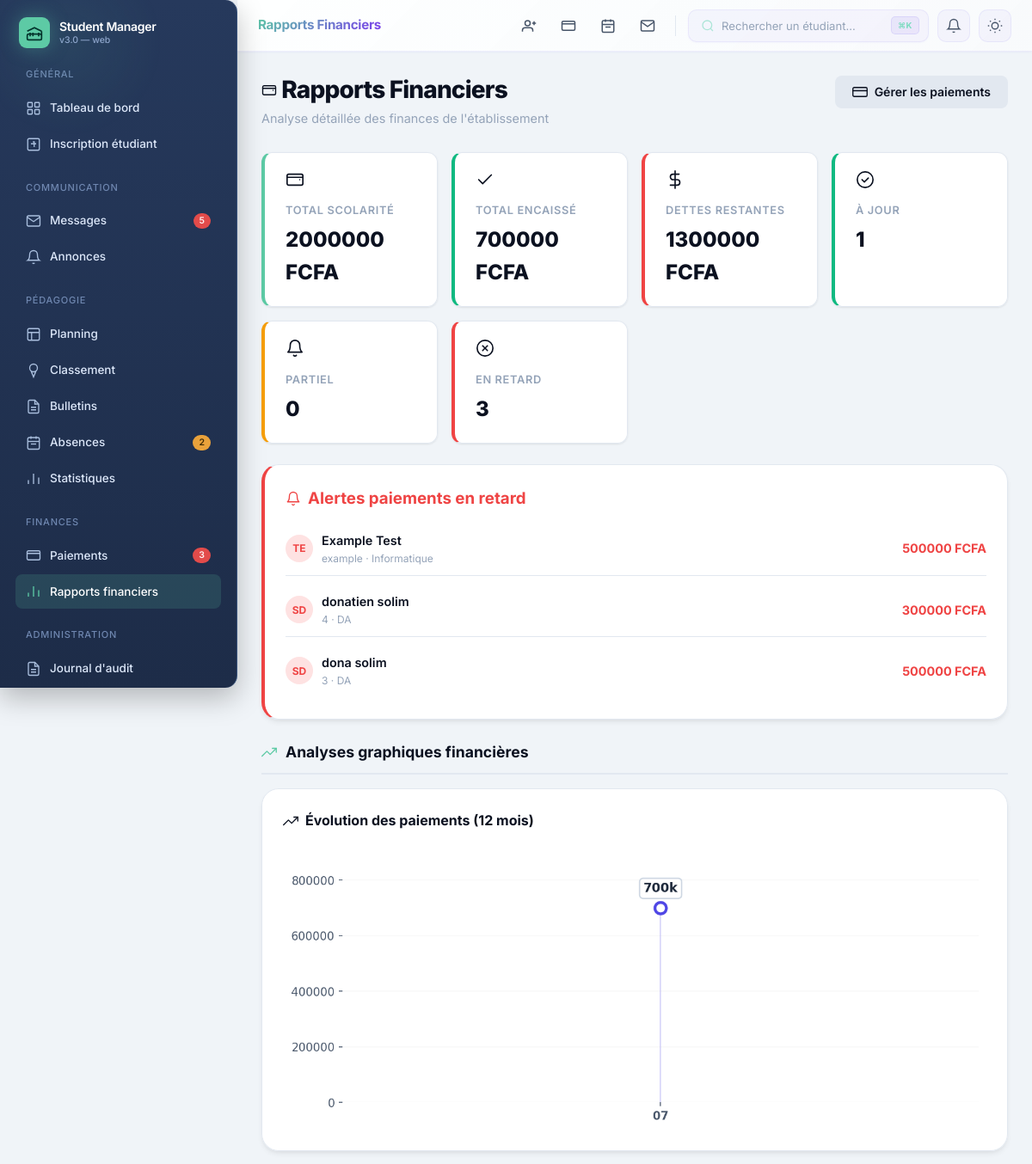
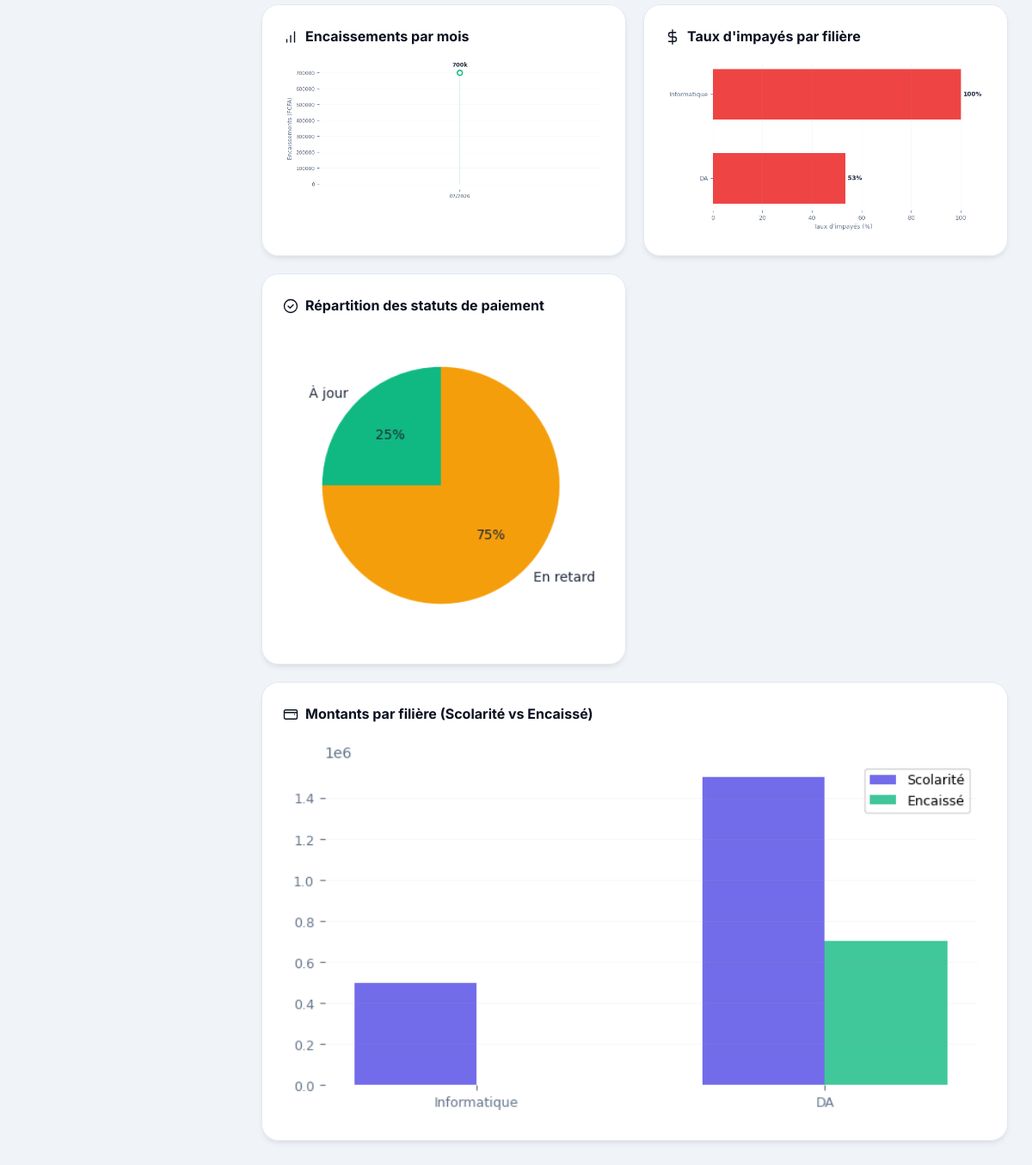
The app's page /rapports-financiers/ (signed in) with its own data (2 pictures, top to bottom).
### students/models.py (models this page shows, shortened)
class Student(models.Model):
    STATUS_CHOICES = [
        ('Actif', 'Actif'),
        ('Suspendu', 'Suspendu'),
    ]
    matricule = models.CharField(max_length=50, primary_key=True)
    nom = models.CharField(max_length=100)
    prenom = models.CharField(max_length=100)
    age = models.IntegerField()
    photo = models.ImageField(upload_to='photos/', blank=True, null=True)
    date_ajout = models.DateTimeField(default=timezone.now)
    email = models.EmailField(blank=True, null=True)
    telephone = models.CharField(max_length=20, blank=True, null=True)
    statut = models.CharField(max_length=20, choices=STATUS_CHOICES, default='Actif')
    filiere = models.CharField(max_length=100, blank=True, null=True)
    niveau = models.CharField(max_length=10, blank=True, null=True)
    frais_scolarite = models.DecimalField(max_digits=12, decimal_places=2, default=500000.00)
    class Meta:
        db_table = 'etudiants'
        ordering = ['-matricule']
    def total_paye(self):
        return Payment.objects.filter(student=self).aggregate(total=models.Sum('montant'))['total'] or Decimal('0.00')
    def solde_restant(self):
        return self.frais_scolarite - self.total_paye()
    def statut_paiement(self):
        total = self.total_paye()
        if total >= self.frais_scolarite:
            return "À jour"
        elif total >= self.frais_scolarite * Decimal('0.5'):
            return "Partiel"
        else:
            return "En retard"

### students/views.py (the view)
        def wrapper(request, *args, **kwargs):
            try:
                custom_user = CustomUser.objects.get(username=request.user.username)
                if not custom_user.has_permission(perm):
                    messages.error(request, "⛔ Vous n'avez pas les droits nécessaires pour cette action.")
                    Log.objects.create(username=request.user.username, event='PERMISSION_DENIED',
                                       details=f"Tentative d'accès à {perm}")
                    return redirect('index')
            except CustomUser.DoesNotExist:
                pass
            return view_func(request, *args, **kwargs)

### templates/students/rapports_financiers.html (shortened to what this page needs)
{% extends 'base.html' %}
{% load static icon_tags %}
{% block page_title %}Rapports Financiers{% endblock %}
{% block content %}
<div class="page-header">
    <div>
        <h1 class="page-title">{% icon 'money' 'w-6 h-6' %} Rapports Financiers</h1>
        <p class="page-subtitle">Analyse détaillée des finances de l'établissement</p>
    </div>
    <div class="action-row">
        <a class="btn btn-secondary" href="{% url 'paiements' %}">{% icon 'payment' 'w-4 h-4' %} Gérer les paiements</a>
    </div>
</div>
<div class="stats-grid">
    <div class="stat-card" style="border-left: 4px solid var(--primary);">
        <div class="stat-icon">{% icon 'money' 'w-6 h-6' %}</div>
        <div class="label">Total Scolarité</div>
        <strong>{{ total_scolarite|floatformat:0 }} FCFA</strong>
    </div>
    <div class="stat-card" style="border-left: 4px solid var(--success);">
        <div class="stat-icon">{% icon 'check' 'w-6 h-6' %}</div>
        <div class="label">Total Encaissé</div>
        <strong>{{ total_encaisse|floatformat:0 }} FCFA</strong>
    </div>
    <div class="stat-card" style="border-left: 4px solid var(--danger);">
        <div class="stat-icon">{% icon 'debt' 'w-6 h-6' %}</div>
        <div class="label">Dettes Restantes</div>
        <strong>{{ total_dettes|floatformat:0 }} FCFA</strong>
    </div>
    <div class="stat-card" style="border-left: 4px solid var(--success);">
        <div class="stat-icon">{% icon 'check_circle' 'w-6 h-6' %}</div>
        <div class="label">À jour</div>
        <strong>{{ a_jour }}</strong>
    </div>
    <div class="stat-card" style="border-left: 4px solid var(--warning);">
        <div class="stat-icon">{% icon 'alert' 'w-6 h-6' %}</div>
        <div class="label">Partiel</div>
        <strong>{{ partiel }}</strong>
    </div>
    <div class="stat-card" style="border-left: 4px solid var(--danger);">
        <div class="stat-icon">{% icon 'error' 'w-6 h-6' %}</div>
        <div class="label">En retard</div>
        <strong>{{ en_retard }}</strong>
    </div>
</div>
{% if alertes %}
<div class="card" style="border-left: 4px solid var(--danger); margin-bottom:24px;">
    <h3 style="display:flex; align-items:center; gap:8px; margin-bottom:12px; color:var(--danger);">
        {% icon 'alert' 'w-5 h-5' %} Alertes paiements en retard
    </h3>
    <div class="dashboard-list">
        {% for s in alertes %}
        <li>
            <div style="display:flex; align-items:center; gap:10px;">
                <div class="avatar" style="width:32px;height:32px;font-size:0.75rem;background:var(--danger-light);color:var(--danger);">
                    {{ s.prenom|first|upper }}{{ s.nom|first|upper }}
                </div>
                <div>
                    <div style="font-weight:600;">{{ s.nom }} {{ s.prenom }}</div>
                    <div style="font-size:0.75rem;color:var(--muted);">{{ s.matricule }} · {{ s.filiere|default:'-' }}</div>
                </div>
            </div>
            <strong style="color:var(--danger);">{{ s.solde_restant|floatformat:0 }} FCFA</strong>
        </li>
        {% endfor %}
    </div>
</div>
{% endif %}
{% if matplotlib_available and charts %}
<div class="section-title">
    {% icon 'trending' 'w-5 h-5' %}
    <span>Analyses graphiques financières</span>
</div>
<div class="dashboard-grid">
    {% if charts.paiements %}
    <div class="card dashboard-card" style="grid-column: 1 / -1;">
        <h3>{% icon 'trending' 'w-5 h-5' %} Évolution des paiements (12 mois)</h3>
        <img alt="Évolution des paiements" style="width:100%;display:block;margin:0 auto;">
    </div>
    {% endif %}
    {% if charts.encaissements %}
    <div class="card dashboard-card">
        <h3>{% icon 'chart_bar' 'w-5 h-5' %} Encaissements par mois</h3>
        <img alt="Encaissements mensuels" style="width:100%;display:block;margin:0 auto;">
    </div>
    {% endif %}
    {% if charts.impayes %}
    <div class="card dashboard-card">
        <h3>{% icon 'debt' 'w-5 h-5' %} Taux d'impayés par filière</h3>
        <img alt="Taux d'impayés" style="width:100%;display:block;margin:0 auto;">
    </div>
    {% endif %}
    {% if charts.statuts_paiement %}
    <div class="card dashboard-card">
        <h3>{% icon 'check_circle' 'w-5 h-5' %} Répartition des statuts de paiement</h3>
        <img alt="Statuts de paiement" style="width:100%;max-width:450px;display:block;margin:0 auto;">
    </div>
    {% endif %}
    {% if charts.montants_filieres %}
    <div class="card dashboard-card" style="grid-column: 1 / -1;">
        <h3>{% icon 'money' 'w-5 h-5' %} Montants par filière (Scolarité vs Encaissé)</h3>
        <img alt="Montants par filière" style="width:100%;display:block;margin:0 auto;">
    </div>
    {% endif %}
</div>
{% endif %}
{% endblock %}

### templates/base.html (shortened to what this page needs)
<!DOCTYPE html>
<html lang="fr">
<head>
    {% load static %}
    <link rel="stylesheet" href="{% static 'css/student_manager.css' %}">
</head>
<body>
{% if user.is_authenticated %}
    <aside class="sidebar" id="sidebar">
        <a href="{% url 'index' %}" class="sidebar-logo">
            <div class="sidebar-logo-icon">
                <svg width="20" height="20" viewBox="0 0 24 24" fill="none" stroke="#04342C" stroke-width="2" aria-hidden="true"><path d="M22 10v6M2 10l10-5 10 5M6 12v5"/><path d="M18 12v5"/><path d="M10 12v5"/><path d="M4 22h16a2 2 0 002-2v-4a2 2 0 00-2-2H4a2 2 0 00-2 2v4a2 2 0 002 2z"/></svg>
            </div>
            <div class="sidebar-logo-text">
                <span class="sidebar-logo-title">Student Manager</span>
                <span class="sidebar-logo-subtitle">v3.0 — web</span>
            </div>
        </a>
        {% if user.role == 'Admin' %}
        <div class="sidebar-group">
            <div class="sidebar-group-label">Général</div>
            <a href="{% url 'index' %}" class="sidebar-link {% if request.path == '/' %}active{% endif %}" {% if request.path == '/' %}aria-current="page"{% endif %}>
                <svg class="sidebar-icon" viewBox="0 0 24 24" fill="none" stroke="currentColor" stroke-width="1.8" aria-hidden="true"><rect x="3" y="3" width="7" height="7" rx="1"/><rect x="14" y="3" width="7" height="7" rx="1"/><rect x="3" y="14" width="7" height="7" rx="1"/><rect x="14" y="14" width="7" height="7" rx="1"/></svg>
                <span>Tableau de bord</span>
            </a>
            <a href="{% url 'add_student' %}" class="sidebar-link {% if 'add' in request.path %}active{% endif %}">
                <svg class="sidebar-icon" viewBox="0 0 24 24" fill="none" stroke="currentColor" stroke-width="1.8" aria-hidden="true"><rect x="3" y="3" width="18" height="18" rx="2"/><path d="M11 8h2v8"/><path d="M8 11h8"/></svg>
                <span>Inscription étudiant</span>
            </a>
        </div>
        <div class="sidebar-group">
            <div class="sidebar-group-label">Communication</div>
            <a href="{% url 'messagerie' %}" class="sidebar-link {% if 'messagerie' in request.path %}active{% endif %}">
                <svg class="sidebar-icon" viewBox="0 0 24 24" fill="none" stroke="currentColor" stroke-width="1.8" aria-hidden="true"><rect x="2" y="4" width="20" height="16" rx="2"/><path d="M22 6l-10 7L2 6"/></svg>
                <span>Messages</span>
                <span class="sidebar-badge sidebar-badge-urgent">5</span>
            </a>
            <a href="{% url 'annonces' %}" class="sidebar-link {% if 'annonces' in request.path %}active{% endif %}">
                <svg class="sidebar-icon" viewBox="0 0 24 24" fill="none" stroke="currentColor" stroke-width="1.8" aria-hidden="true"><path d="M18 8A6 6 0 006 8c0 7-3 9-3 9h18s-3-2-3-9"/><path d="M13.73 21a2 2 0 01-3.46 0"/></svg>
                <span>Annonces</span>
            </a>
        </div>
        <div class="sidebar-group">
            <div class="sidebar-group-label">Pédagogie</div>
            <a href="{% url 'emploi_du_temps' %}" class="sidebar-link {% if 'emploi' in request.path %}active{% endif %}">
                <svg class="sidebar-icon" viewBox="0 0 24 24" fill="none" stroke="currentColor" stroke-width="1.8" aria-hidden="true"><rect x="3" y="3" width="18" height="18" rx="2"/><path d="M3 9h18"/><path d="M9 21V9"/></svg>
                <span>Planning</span>
            </a>
            <a href="{% url 'classement' %}" class="sidebar-link {% if 'classement' in request.path %}active{% endif %}">
                <svg class="sidebar-icon" viewBox="0 0 24 24" fill="none" stroke="currentColor" stroke-width="1.8" aria-hidden="true"><circle cx="12" cy="8" r="6"/><path d="M15.5 13.5L12 22l-3.5-8.5"/></svg>
                <span>Classement</span>
            </a>
            <a href="{% url 'bulletins_list' %}" class="sidebar-link {% if 'bulletins' in request.path %}active{% endif %}">
                <svg class="sidebar-icon" viewBox="0 0 24 24" fill="none" stroke="currentColor" stroke-width="1.8" aria-hidden="true"><path d="M14 2H6a2 2 0 00-2 2v16a2 2 0 002 2h12a2 2 0 002-2V8z"/><path d="M14 2v6h6"/><path d="M16 13H8"/><path d="M16 17H8"/></svg>
                <span>Bulletins</span>
            </a>
            <a href="{% url 'absences' %}" class="sidebar-link {% if 'absences' in request.path %}active{% endif %}">
                <svg class="sidebar-icon" viewBox="0 0 24 24" fill="none" stroke="currentColor" stroke-width="1.8" aria-hidden="true"><rect x="3" y="4" width="18" height="18" rx="2"/><path d="M16 2v4"/><path d="M8 2v4"/><path d="M3 10h18"/><path d="M8 14h8"/></svg>
                <span>Absences</span>
                <span class="sidebar-badge sidebar-badge-warning">2</span>
            </a>
            <a href="{% url 'stats_avancees' %}" class="sidebar-link {% if 'stats' in request.path %}active{% endif %}">
                <svg class="sidebar-icon" viewBox="0 0 24 24" fill="none" stroke="currentColor" stroke-width="1.8" aria-hidden="true"><path d="M20 20V10"/><path d="M12 20V4"/><path d="M4 20V14"/></svg>
                <span>Statistiques</span>
            </a>
        </div>
        <div class="sidebar-group">
            <div class="sidebar-group-label">Finances</div>
            <a href="{% url 'paiements' %}" class="sidebar-link {% if 'paiements' in request.path %}active{% endif %}">
                <svg class="sidebar-icon" viewBox="0 0 24 24" fill="none" stroke="currentColor" stroke-width="1.8" aria-hidden="true"><rect x="2" y="5" width="20" height="14" rx="2"/><path d="M18 12h.01"/><path d="M22 9H2"/></svg>
                <span>Paiements</span>
                <span class="sidebar-badge sidebar-badge-urgent">3</span>
            </a>
            <a href="{% url 'rapports_financiers' %}" class="sidebar-link {% if 'rapports' in request.path %}active{% endif %}">
                <svg class="sidebar-icon" viewBox="0 0 24 24" fill="none" stroke="currentColor" stroke-width="1.8" aria-hidden="true"><path d="M20 20V10"/><path d="M12 20V4"/><path d="M4 20V14"/></svg>
                <span>Rapports financiers</span>
            </a>
        </div>
        <div class="sidebar-group">
            <div class="sidebar-group-label">Administration</div>
            <a href="{% url 'logs' %}" class="sidebar-link {% if 'logs' in request.path %}active{% endif %}">
                <svg class="sidebar-icon" viewBox="0 0 24 24" fill="none" stroke="currentColor" stroke-width="1.8" aria-hidden="true"><path d="M14 2H6a2 2 0 00-2 2v16a2 2 0 002 2h12a2 2 0 002-2V8z"/><path d="M14 2v6h6"/><path d="M16 13H8"/><path d="M16 17H8"/></svg>
                <span>Journal d'audit</span>
            </a>
        </div>
        {% endif %}
    </aside>
    <header class="topbar">
        <div class="topbar-left">
            <div class="topbar-breadcrumbs">
                <span class="breadcrumb-current">{% block page_title %}{% endblock %}</span>
            </div>
        </div>
        <div class="topbar-right">
            <a href="{% url 'add_student' %}" class="topbar-action-btn" title="Ajouter un étudiant">
                <svg width="18" height="18" viewBox="0 0 24 24" fill="none" stroke="currentColor" stroke-width="2"><circle cx="10" cy="8" r="4"/><path d="M2 21v-2a4 4 0 014-4h8a4 4 0 014 4v2"/><path d="M17 8h6"/><path d="M20 5v6"/></svg>
            </a>
            <a href="{% url 'paiements' %}" class="topbar-action-btn" title="Paiements">
                <svg width="18" height="18" viewBox="0 0 24 24" fill="none" stroke="currentColor" stroke-width="2"><rect x="2" y="5" width="20" height="14" rx="2"/><path d="M18 12h.01"/><path d="M22 9H2"/></svg>
            </a>
            <a href="{% url 'absences' %}" class="topbar-action-btn" title="Absences">
                <svg width="18" height="18" viewBox="0 0 24 24" fill="none" stroke="currentColor" stroke-width="2"><rect x="3" y="4" width="18" height="18" rx="2"/><path d="M16 2v4"/><path d="M8 2v4"/><path d="M3 10h18"/><path d="M8 14h8"/></svg>
            </a>
            <a href="{% url 'messagerie' %}" class="topbar-action-btn" title="Messages">
                <svg width="18" height="18" viewBox="0 0 24 24" fill="none" stroke="currentColor" stroke-width="2"><rect x="2" y="4" width="20" height="16" rx="2"/><path d="M22 6l-10 7L2 6"/></svg>
            </a>
            <div class="topbar-search">
                <svg class="search-icon" width="16" height="16" viewBox="0 0 24 24" fill="none" stroke="currentColor" stroke-width="2"><circle cx="11" cy="11" r="8"/><line x1="21" y1="21" x2="16.65" y2="16.65"/></svg>
                <input class="search-input" type="text" placeholder="Rechercher un étudiant...">
                <span class="search-kbd">⌘K</span>
            </div>
            <a href="{% url 'notifications' %}" class="topbar-btn" title="Notifications">
                <svg width="18" height="18" viewBox="0 0 24 24" fill="none" stroke="currentColor" stroke-width="1.8"><path d="M18 8A6 6 0 006 8c0 7-3 9-3 9h18s-3-2-3-9"/><path d="M13.73 21a2 2 0 01-3.46 0"/></svg>
            </a>
            <button class="topbar-btn" id="themeToggle" title="Thème">
            </button>
        </div>
    </header>
{% endif %}
    <main class="main-content">
        <div class="content-wrapper">
            {% block content %}{% endblock %}
        </div>
    </main>
</body>
</html>

### records on screen
Student: prenom|first "T", nom|first "E", nom "Example", prenom "Test", matricule "example", filiere "Informatique", solde_restant "500000"
Student: prenom|first "S", nom|first "D", nom "donatien", prenom "solim", matricule "4", filiere "DA", solde_restant "300000"
Student: prenom|first "S", nom|first "D", nom "dona", prenom "solim", matricule "3", filiere "DA", solde_restant "500000"

### other values on screen
{{ total_scolarite|floatformat:0 }} "2000000"
{{ total_encaisse|floatformat:0 }} "700000"
{{ total_dettes|floatformat:0 }} "1300000"
{{ a_jour }} "1"
{{ partiel }} "0"
{{ en_retard }} "3"
